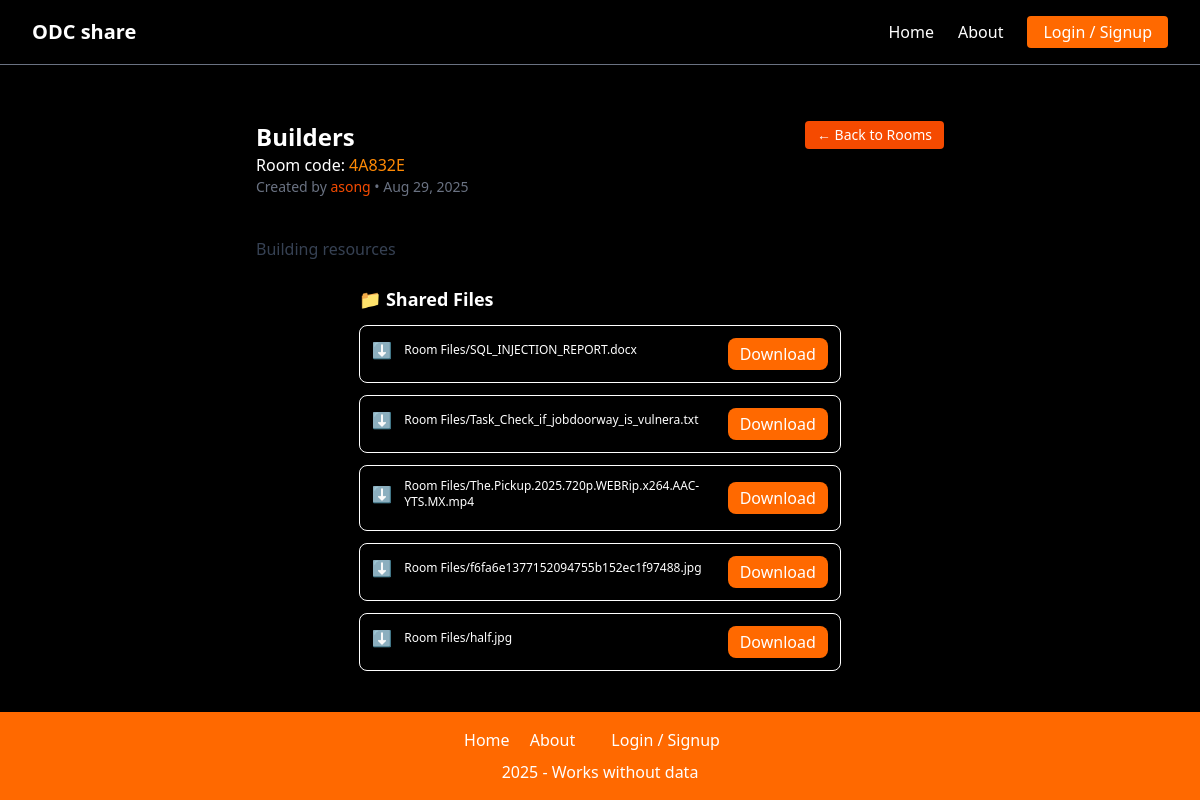
Screenshot of /room/code/4A832E/ with the database file from the repository.
### home/models.py (models this page shows, shortened)
class Room(models.Model):
    room_name = models.CharField(max_length=100, null=True)
    description = models.TextField(max_length=200, null=True)
    code = models.CharField(max_length=6, unique=True, editable=False, null=True, blank=True)
    created_by = models.ForeignKey(User, on_delete=models.CASCADE, related_name="rooms", null=True)
    created_at = models.DateTimeField(auto_now_add=True)
    members = models.ManyToManyField(User, related_name="joined_rooms", blank=True)

class SharedFile(models.Model):
    room = models.ForeignKey(Room, related_name="files", on_delete=models.CASCADE)
    file = models.FileField(upload_to="Room Files/")
    uploaded_at = models.DateTimeField(auto_now_add=True)
    uploaded_by = models.ForeignKey(User, on_delete=models.CASCADE)

### home/views.py (the view)
# urls.py: path("room/code/<str:code>/", views.room_detail, name="room_detail_by_code"),
def room_detail(request, code):
    room = get_object_or_404(Room, code=code)
    files = room.files.all()
    if request.user == room.created_by:
        if request.method == "POST":
            form = SharedFileForm(request.POST, request.FILES)
            if form.is_valid():
                shared_file = form.save(commit=False)
                shared_file.room = room
                shared_file.uploaded_by = request.user
                shared_file.save()
                return redirect("room_detail_by_code", code=room.code)
        else:
            form = SharedFileForm()
    else:
        form = None
    return render(request, "room_detail.html", {
        "room": room,
        "files": files,
        "form": form
    })

### home/templates/room_detail.html (shortened to what this page needs)
{% extends "base.html" %}
{% block content %}
<div class="w-[96%] sm:w-[60%] mx-auto mt-10 p-4 rounded-2xl shadow-lg">
    <div class="flex flex-col sm:flex-row sm:items-center sm:justify-between pb-4 mb-6">
        <div class="mb-4 sm:mb-0">
            <h1 class="text-2xl font-bold text-white">{{ room.room_name }}</h1>
            <p>Room code: <span class="text-orange-400">{{room.code}}</span></p>
            <p class="text-sm text-gray-500">
                Created by <span class="font-medium text-orange-600">{{ room.created_by }}</span>
                • {{ room.created_at|date:"M d, Y" }}
            </p>
        </div>
        <a href="{% url 'list_rooms'%}"
            class="px-3 py-1 text-xs sm:text-sm bg-orange-600 text-white rounded hover:bg-orange-500 transition sm:self-start">
            ← Back to Rooms
        </a>
    </div>
    <div class="mb-6">
        <p class="text-gray-700">{{ room.description|default:"No description available." }}</p>
    </div>
    <div class="w-[96%] sm:w-[70%] mx-auto">
        <h2 class="text-lg font-semibold text-white mb-3">📁 Shared Files</h2>
        {% if files %}
        <ul class="space-y-3">
            {% for file in files %}
            <li class="block sm:flex md:flex items-center justify-between p-3 border rounded-lg">
                <div class="flex items-center space-x-3 mb-2 sm:mb-2 md:mb-2">
                    <span class="text-orange-600">⬇️</span>
                    <span class="text-white font-medium text-xs">{{file.file}}</span>
                </div>
                <a href="{{ file.file.url }}" download
                    class="px-3 py-1 bg-orange-500 text-white rounded-lg hover:bg-orange-600">
                    Download
                </a>
            </li>
            {% endfor %}
        </ul>
        {% else %}
        <p class="text-gray-500 italic">No files shared yet.</p>
        {% endif %}
    </div>
</div>
{% endblock %}

### rows the page displays
Room: room_name "Builders", code "4A832E", created_by "asong", created_at "Aug 29, 2025", description "Building resources"
SharedFile: file "Room Files/SQL_INJECTION_REPORT.docx"
SharedFile: file "Room Files/Task_Check_if_jobdoorway_is_vulnera.txt"
SharedFile: file "Room Files/The.Pickup.2025.720p.WEBRip.x264.AAC-YTS.MX.mp4"
SharedFile: file "Room Files/f6fa6e1377152094755b152ec1f97488.jpg"
SharedFile: file "Room Files/half.jpg"
